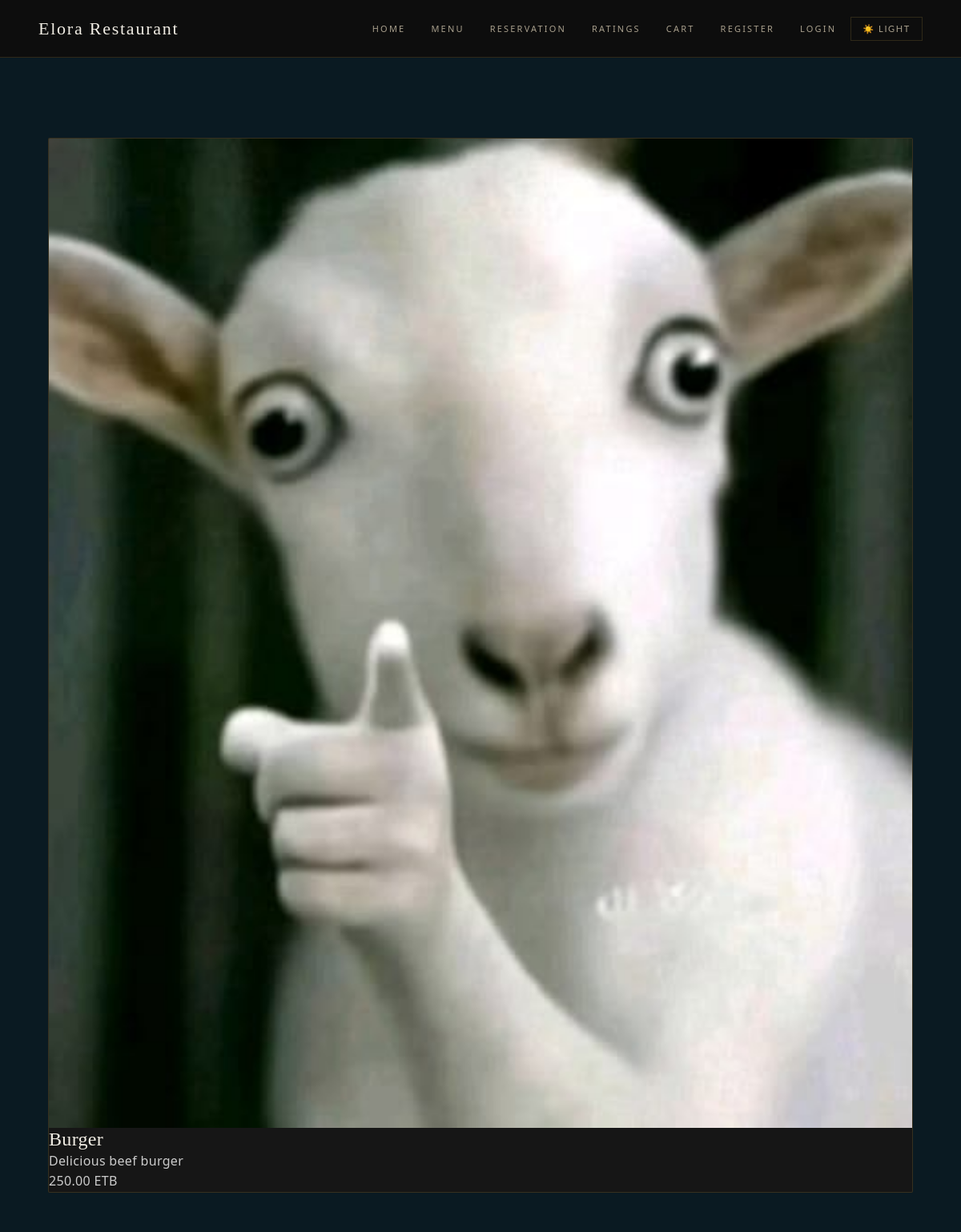
The app's page /order.php?id=1 (upper part), older data.
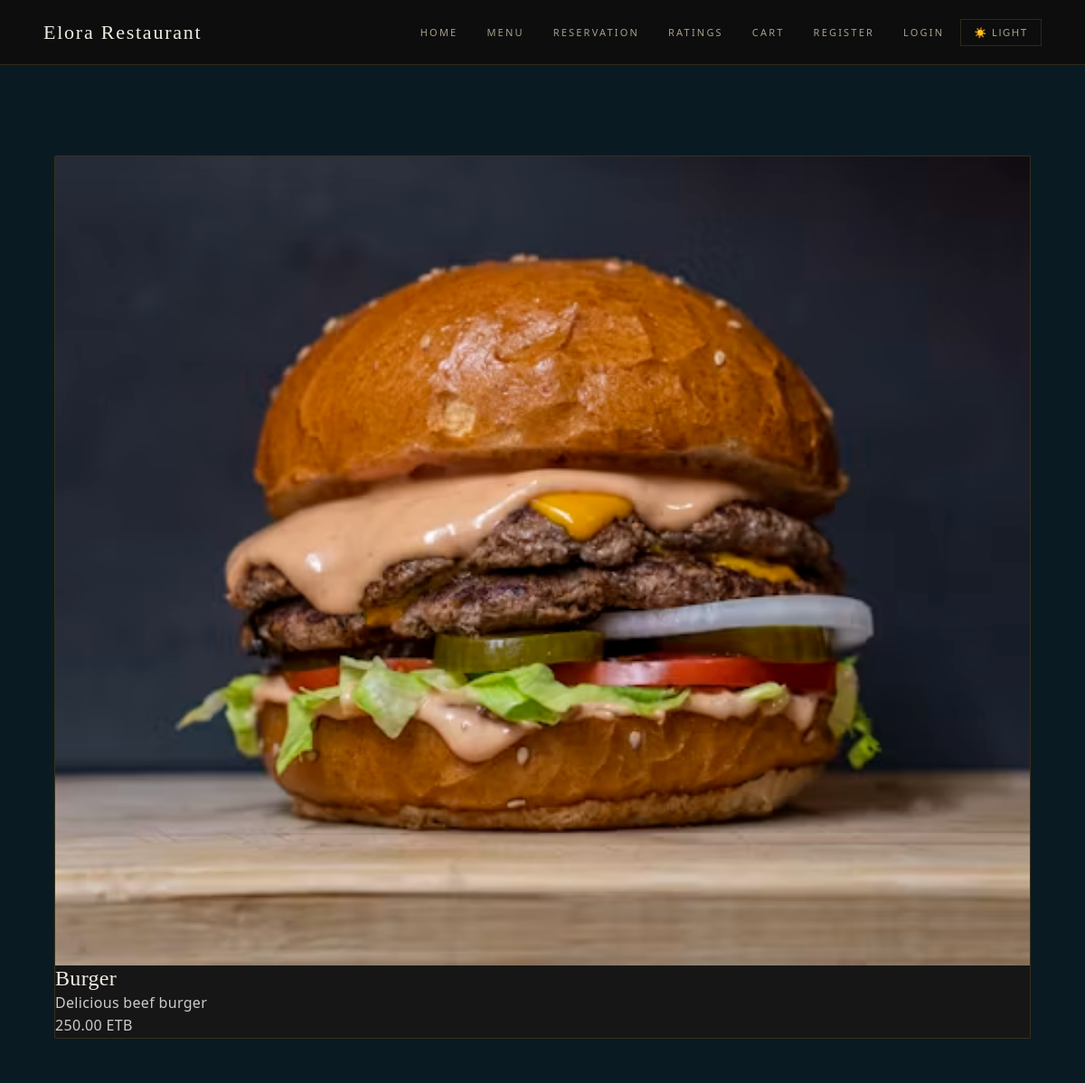
The same page, newer data.
### tables this page shows
CREATE TABLE `menu_items` (
  `id` int NOT NULL,
  `food_name` varchar(100) NOT NULL,
  `description` text NOT NULL,
  `price` decimal(10,2) NOT NULL,
  `image` varchar(255) DEFAULT NULL
);

### order.php (the view, shortened to what this page needs)
<?php
include("db/connection.php");
$id = intval($_GET['id']);
$query = "SELECT * FROM menu_items WHERE id='$id'";
$result = mysqli_query($conn, $query);
$row = mysqli_fetch_assoc($result);
?>
<!DOCTYPE html>
<html>
<head>
    <link rel="stylesheet" href="style.css">
</head>
<body>
    <?php include("includes/navbar.php"); ?>
    <div class="container">
        <div class="card">
            <img src="assets/images/<?php echo trim($row['image']); ?>"
                class="food-image">
            <div class="card-content">
                <h2><?php echo $row['food_name']; ?></h2>
                <p><?php echo $row['description']; ?></p>
                <p class="price">
                    <?php echo $row['price']; ?> ETB
                </p>
            </div>
        </div>
        <br><br>
    </div>
</body>
</html>

Row changes from the older to the newer data that the page shows:
changed menu_items "Burger": image: a different picture
